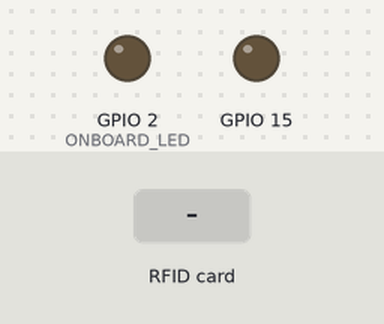
The sketch below on a simulated ESP32. On the bench: output pins drawn as LEDs (lit = HIGH). Inputs (shaded band) come from the test bench. What the sketch prints to the serial monitor is not drawn.

Above: at 0.0 s.
At 2.3 s:
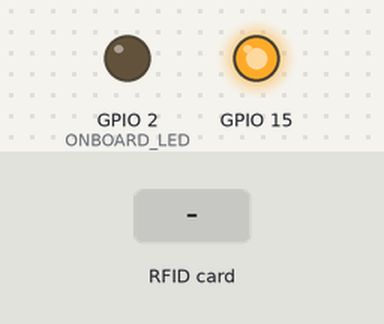
2.4 s: RFID card 5E 7A 19 C4 held to the reader
At 2.56 s:
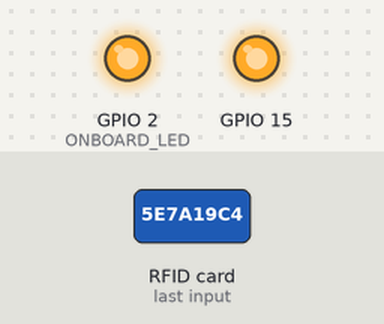
Timing chart, 0 to 5.4 s (numbered marks = the images above; inputs shaded):
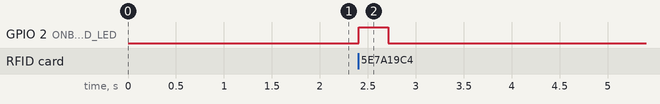

The sketch:

nfc_standalone_test.ino
```cpp
// ================================================================
//  MFRC522 RFID / NFC Reader Diagnostic Test (ESP32)
//  ዓላማ፡- የ RFID አንባቢው መስራቱን እና ካርድ ማንበቡን 100% በ Serial Monitor ለማረጋገጥ
// ================================================================

#include <SPI.h>
#include <MFRC522.h>

// ── Pin Definitions (ESP32 DevKit V1) ──
#define NFC_SS_PIN   5   // SDA (SS) -> GPIO 5
#define NFC_RST_PIN  22  // RST -> GPIO 22
#define NFC_SCK_PIN  18  // SCK -> GPIO 18
#define NFC_MISO_PIN 19  // MISO -> GPIO 19
#define NFC_MOSI_PIN 23  // MOSI -> GPIO 23

#define ONBOARD_LED  2   // Onboard Blue LED

MFRC522 rfid(NFC_SS_PIN, NFC_RST_PIN);

void setup() {
  Serial.begin(115200);
  delay(1000);

  pinMode(ONBOARD_LED, OUTPUT);
  digitalWrite(ONBOARD_LED, LOW);

  // TFT CS ካለ እንዳይረብሽ HIGH እናደርገዋለን
  pinMode(15, OUTPUT);
  digitalWrite(15, HIGH);

  Serial.println("\n==========================================");
  Serial.println("  MFRC522 NFC / RFID Diagnostic (ESP32)   ");
  Serial.println("==========================================");
  Serial.println("[INFO] Pins: SS=5, RST=22, SCK=18, MISO=19, MOSI=23");

  // 1. Initialize Hardware SPI
  SPI.begin(NFC_SCK_PIN, NFC_MISO_PIN, NFC_MOSI_PIN, NFC_SS_PIN);

  // 2. Initialize MFRC522
  rfid.PCD_Init();
  delay(100);

  // 3. Set Antenna Gain to Maximum for maximum reading distance
  rfid.PCD_SetAntennaGain(MFRC522::RxGain_max);

  // 4. Check if MFRC522 chip is communicating
  byte version = rfid.PCD_ReadRegister(MFRC522::VersionReg);
  Serial.printf("[HARDWARE CHECK] Firmware Version: 0x%02X\n", version);

  if (version == 0x00 || version == 0xFF) {
    Serial.println("❌ [ERROR] MFRC522 NOT DETECTED!");
    Serial.println("   እባክዎ የሚከተሉትን ያረጋግጡ፦");
    Serial.println("   1. የ 3.3V እና GND ገመድ በትክክል መገናኘቱን (⚠️ 5V እንዳይሆን!)");
    Serial.println("   2. SCK (18), MOSI (23), MISO (19), SDA (5), RST (22) ገመዶችን");
  } else {
    Serial.println("✅ [SUCCESS] MFRC522 CHIP DETECTED & HEALTHY!");
    if (version == 0x92) Serial.println("   -> Version: MFRC522 v2.0");
    else if (version == 0x91) Serial.println("   -> Version: MFRC522 v1.0");
    Serial.println("👉 እባክዎ ካርድ ወይም ሰማያዊ Keyfob በአንባቢው ላይ ያስጠጉ...");
  }
}

void loop() {
  // Look for new cards
  if (!rfid.PICC_IsNewCardPresent()) {
    return;
  }

  // Select one of the cards
  if (!rfid.PICC_ReadCardSerial()) {
    return;
  }

  // Card Detected!
  digitalWrite(ONBOARD_LED, HIGH);

  String uid = "";
  for (byte i = 0; i < rfid.uid.size; i++) {
    if (rfid.uid.uidByte[i] < 0x10) uid += "0";
    uid += String(rfid.uid.uidByte[i], HEX);
  }
  uid.toUpperCase();

  Serial.println("\n🎉 --------------------------------------");
  Serial.printf("  [CARD DETECTED!] UID: %s\n", uid.c_str());
  Serial.printf("  [PICC TYPE]     %s\n", rfid.PICC_GetTypeName(rfid.PICC_GetType(rfid.uid.sak)));
  Serial.println("----------------------------------------");

  // Halt PICC
  rfid.PICC_HaltA();
  rfid.PCD_StopCrypto1();

  delay(300);
  digitalWrite(ONBOARD_LED, LOW);
}
```

Measured:
- after the input at 2.4 s, GPIO 2 (ONBOARD_LED): LOW → HIGH at once, → LOW 0.31 s later
